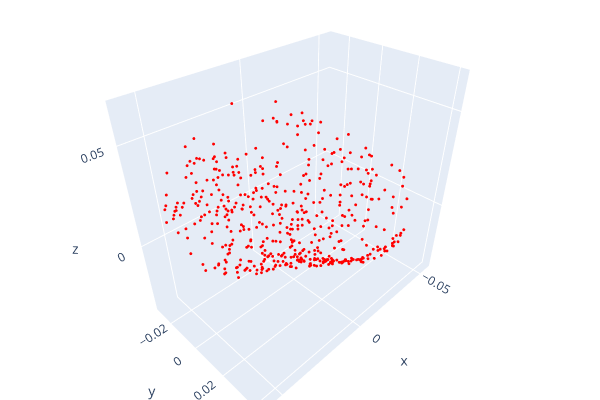
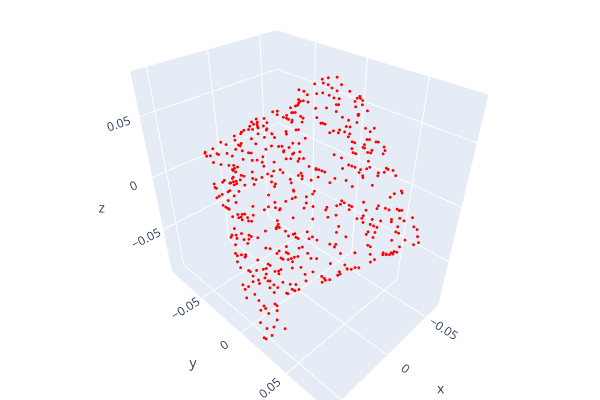
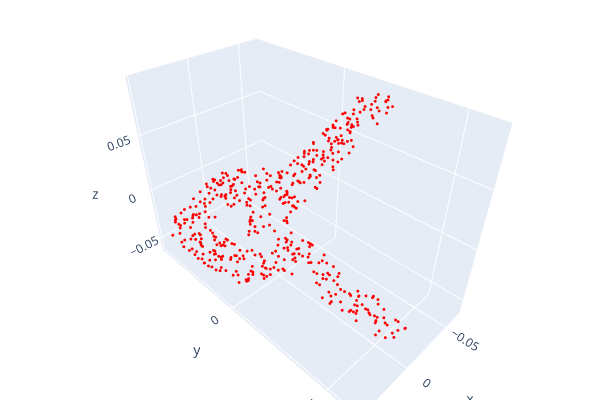
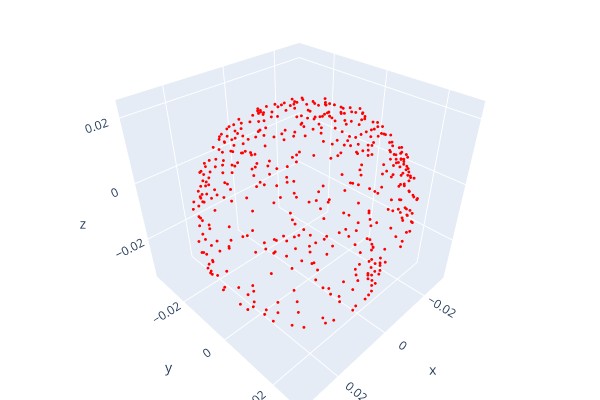

Write notebook code for charts like these, in order.
### Code cell
for i in list(pc.keys()):
    pc_array = pc[i][np.random.choice(pc[i].shape[0], 512, replace=True), :]
    # pc_array = pc_array / np.std(pc_array)
    pc_array = pc_array - np.average(pc_array, axis=0)
    show_pc(pc_array)
    print(m.geom(i).name)
    np.save(f'sanity_check_{i}.npy', pc_array)

### Figure 1 — Plotly figure (JSON) as saved in the notebook; plotly's stock layout.template omitted (floating-point values rounded to 4 significant figures; data arrays with more than 128 entries replaced by an {"elided": "..."} marker saying what was removed)
{"data": [{"marker": {"color": {"elided": "512x3 int values"}, "size": 1}, "mode": "markers", "type": "scatter3d", "x": {"elided": "512 float values"}, "y": {"elided": "512 float values"}, "z": {"elided": "512 float values"}}], "layout": {"height": 400, "margin": {"b": 0, "l": 0, "r": 0, "t": 0}, "scene": {"camera": {"center": {"x": 0, "y": 0, "z": 0}, "up": {"x": 0, "y": 0, "z": 1}}}, "showlegend": false, "width": 600}}

### Figure 2 — Plotly figure (JSON) as saved in the notebook; plotly's stock layout.template omitted (floating-point values rounded to 4 significant figures; data arrays with more than 128 entries replaced by an {"elided": "..."} marker saying what was removed)
{"data": [{"marker": {"color": {"elided": "512x3 int values"}, "size": 1}, "mode": "markers", "type": "scatter3d", "x": {"elided": "512 float values"}, "y": {"elided": "512 float values"}, "z": {"elided": "512 float values"}}], "layout": {"height": 400, "margin": {"b": 0, "l": 0, "r": 0, "t": 0}, "scene": {"camera": {"center": {"x": 0, "y": 0, "z": 0}, "up": {"x": 0, "y": 0, "z": 1}}}, "showlegend": false, "width": 600}}

### Figure 3 — Plotly figure (JSON) as saved in the notebook; plotly's stock layout.template omitted (floating-point values rounded to 4 significant figures; data arrays with more than 128 entries replaced by an {"elided": "..."} marker saying what was removed)
{"data": [{"marker": {"color": {"elided": "512x3 int values"}, "size": 1}, "mode": "markers", "type": "scatter3d", "x": {"elided": "512 float values"}, "y": {"elided": "512 float values"}, "z": {"elided": "512 float values"}}], "layout": {"height": 400, "margin": {"b": 0, "l": 0, "r": 0, "t": 0}, "scene": {"camera": {"center": {"x": 0, "y": 0, "z": 0}, "up": {"x": 0, "y": 0, "z": 1}}}, "showlegend": false, "width": 600}}

### Figure 4 — Plotly figure (JSON) as saved in the notebook; plotly's stock layout.template omitted (floating-point values rounded to 4 significant figures; data arrays with more than 128 entries replaced by an {"elided": "..."} marker saying what was removed)
{"data": [{"marker": {"color": {"elided": "512x3 int values"}, "size": 1}, "mode": "markers", "type": "scatter3d", "x": {"elided": "512 float values"}, "y": {"elided": "512 float values"}, "z": {"elided": "512 float values"}}], "layout": {"height": 400, "margin": {"b": 0, "l": 0, "r": 0, "t": 0}, "scene": {"camera": {"center": {"x": 0, "y": 0, "z": 0}, "up": {"x": 0, "y": 0, "z": 1}}}, "showlegend": false, "width": 600}}
